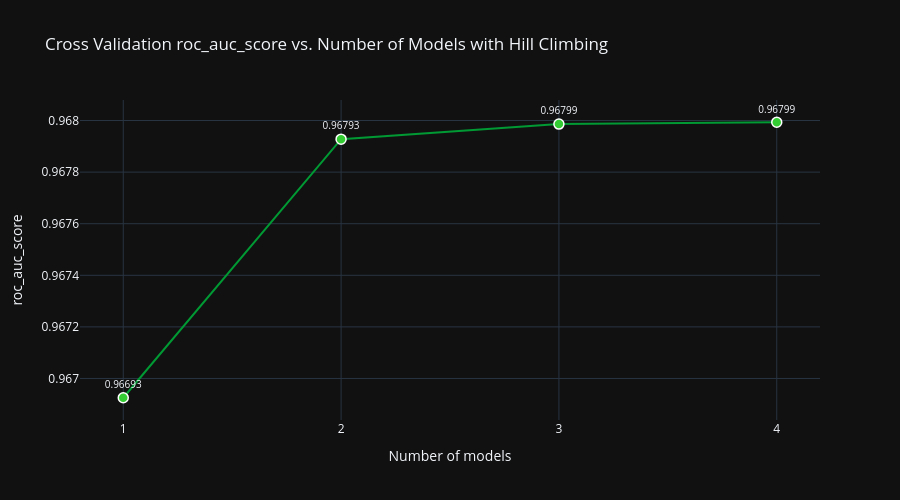

The notebook cell saved with this chart:
### Markdown cell above
## HILL CLIMBING

### Code cell
hill_climb_test_pred_probs, hill_climb_oof_pred_probs = climb_hill(
    train=train,
    oof_pred_df=pd.DataFrame(oof_pred_probs),
    test_pred_df=pd.DataFrame(test_pred_probs),
    target="loan_status",
    objective="maximize",
    eval_metric=partial(roc_auc_score),
    negative_weights=True,
    precision=0.001,
    plot_hill=True,
    plot_hist=False,
    return_oof_preds=True)

### Figure 1 — Plotly figure (JSON) as saved in the notebook; plotly's stock layout.template omitted (floating-point values rounded to 4 significant figures)
{"data": [{"hovertemplate": "Number of Models: %{x}<br>CV: %{y}", "legendgroup": "", "line": {"color": "#009933", "dash": "solid"}, "marker": {"color": "#33cc33", "line": {"color": "#FFFFFF", "width": 1.5}, "size": 10, "symbol": "circle"}, "mode": "lines+markers+text", "name": "", "orientation": "v", "showlegend": false, "text": [0.9669, 0.9679, 0.968, 0.968], "textfont": {"size": 10}, "textposition": "top center", "type": "scatter", "x": [1, 2, 3, 4], "xaxis": "x", "y": [0.9669, 0.9679, 0.968, 0.968], "yaxis": "y"}], "layout": {"autosize": false, "height": 500, "legend": {"tracegroupgap": 0}, "title": {"text": "Cross Validation roc_auc_score vs. Number of Models with Hill Climbing"}, "width": 900, "xaxis": {"anchor": "y", "domain": [0, 1], "tickmode": "array", "tickvals": [1, 2, 3, 4], "title": {"text": "Number of models"}}, "yaxis": {"anchor": "x", "domain": [0, 1], "title": {"text": "roc_auc_score"}}}}
